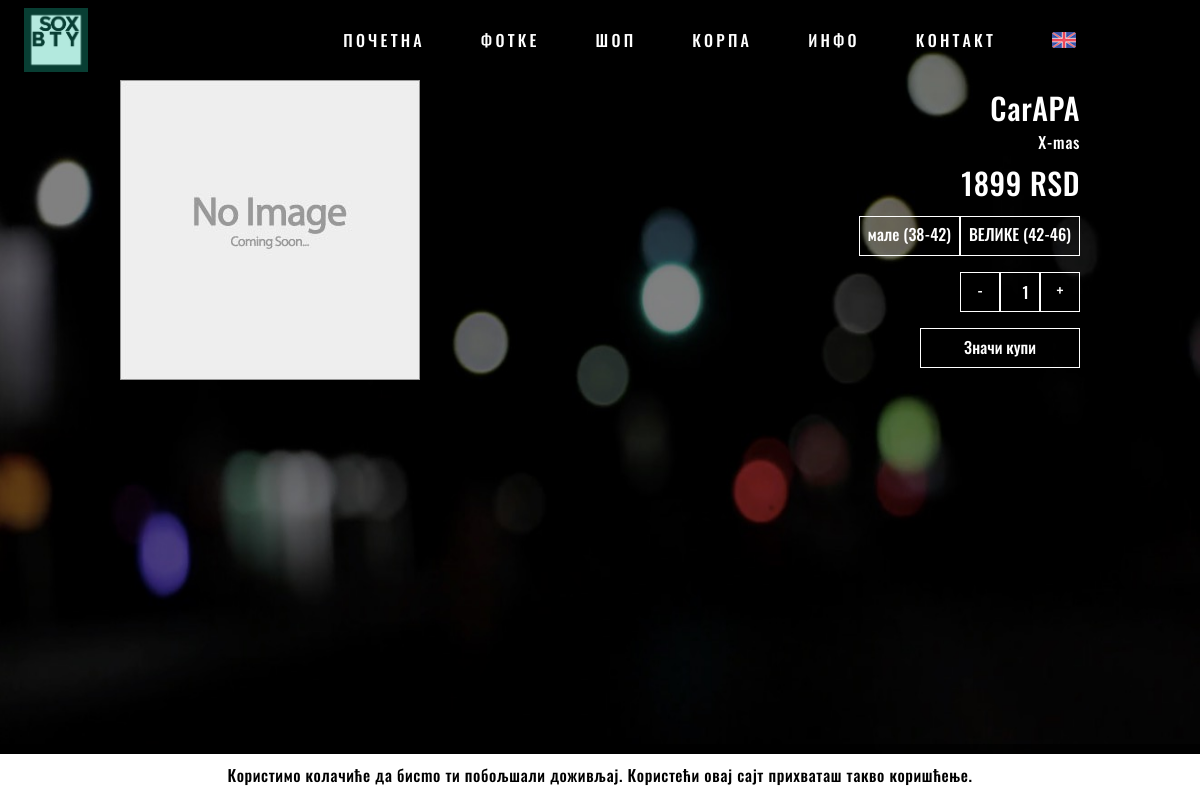
Screenshot of /pages/product.php?id=39 with the database file from the repository.
### tables this page shows
CREATE TABLE `products` (
  `id` int(11) NOT NULL,
  `name` varchar(50) NOT NULL,
  `price` float NOT NULL,
  `collection` int(11) DEFAULT NULL,
  `date_added` timestamp NOT NULL DEFAULT CURRENT_TIMESTAMP
);

CREATE TABLE `collections` (
  `id` int(11) NOT NULL,
  `name` varchar(255) NOT NULL
);

CREATE TABLE `sizes` (
  `id` int(11) NOT NULL,
  `name` varchar(10) NOT NULL
);

### logic/functions.php (called while the page is built, shortened)
<?php
    function strip($var) {
		return mysqli_real_escape_string($GLOBALS['connect'], htmlspecialchars(strip_tags(trim($var))));
    }
	function get_all_product_images($id) {
		$path = '../products/' . $id;
		$files = scandir($path);
		$images = [];
		$i = 0;
		if($i == 0) {
			$images[] = '../img/no_photo.jpg';
		}
		return $images;
	}
	function get_price($price) {
		$currency = 'RSD';
		return $price = round($price, 2) . ' ' . $currency;
	}
?>

### pages/product.php (the view, shortened to what this page needs)
<?php
    require("../logic/config.php");
	$id = strip($_GET["id"]);
?>
<html>
    <head>
        <?php
            require("../ui/link.php");
			$cmd = "SELECT * FROM products WHERE id='$id'";
			$result = mysqli_query($connect, $cmd);
			$row = mysqli_fetch_array($result);
        ?>
		<link rel="stylesheet" href="../css/product.css">
    </head>
    <body>
        <?php require("../ui/header.php"); ?>
        <div class="main padded">
            <?php
				if(mysqli_num_rows($result) == 1){
					echo '<div class="sp-wrap">';
					foreach(get_all_product_images($row["id"]) as $image) {
						echo '<a href="' . $image .'"><img src="' . $image . '" alt=""></a>';
					}
					echo '</div>';
                    echo '<div class="options">';
					echo '<form action="../actions/cart_add.php" method="GET">';
					echo '<p class="name">' . $row['name'] . '</p>';
					$cmd = "SELECT name FROM collections WHERE id=" . $row['collection'];
					$result = mysqli_query($connect, $cmd);
					$collection = mysqli_fetch_array($result)[0];
                    echo '<p>' . $collection . '</p>';
                    echo '<p class="price"> ' . get_price($row['price']) . '</p>';
					$cmd = "SELECT * FROM sizes";
					$result = mysqli_query($connect, $cmd);
					echo '<div class="input-wrapper">';
					echo '<div class="input-group">';
					while($size = mysqli_fetch_array($result)) {
						echo '<div class="radio-input">';
						echo '<label for="' . $size["id"] . '">';
						echo '<span>' . $string["product"]["sizes"][$size["name"]] . '</span>';
						echo '</label>';
						echo '</div>';
					}
					echo '</div>';
					echo '</div>';
					echo '<div class="input-wrapper">';
					echo '<div class="input-group">';
					echo '<a class="button" onclick="qtyDec()">-</a>';
					echo '<input class="block-input" id="qty" name="qty" type="number" min="1" max="10" step="1" value="1" required/>';
					echo '<a class="button" onclick="qtyInc()">+</a>';
					echo '</div>';
					echo '</div>';
                    echo '<input class="button" type="submit" value="' . $string["product"]["buy"] . '"/>';
                    echo '</form></div>';
                }else {
					echo '<div class="center-both">';
                    echo '<h1>'  . $string["product"]["invalid"] . '</h1>';
                    echo '<a href="shop" class="button center">'  . $string["product"]["continue"] . '</a>';
					echo '</div>';
                }
            ?>
        </div>
        <?php require("../ui/footer.php"); ?>
    </body>
</html>

### css/main.css (style rules this page uses)
*, *:after, *:before { margin: 0; padding: 0; -webkit-box-sizing: border-box; -moz-box-sizing: border-box; box-sizing: border-box; }
html { background-repeat: no-repeat; background-image: url(../img/theme.jpg); background-attachment: fixed; background-size: 100% 100%; }
body, html { width: 100%; max-height: 100% !important; padding: 0; margin: 0; color: #fff; }
body, input, textarea, select { font-family: 'Oswald', sans-serif; }
p { font-size: 1em; line-height: 26px; font-weight: 300; letter-spacing: 0.6px; }
a { color: #fff; outline: none; text-decoration: none !important; transition: 500ms ease; -moz-transition: 500ms ease; -webkit-transition: 500ms ease; -ms-transition: 500ms ease; -o-transition: 500ms ease; border-bottom: 0; padding-bottom: 0.3em; }
.main { width: 100%; min-height: calc(100% - 8.5em); text-align: justify; margin-top: 5em; }
.padded { margin-left: auto; margin-right: auto; padding: 0 10%; }
form { margin: 0 auto; width: 50%; overflow: hidden; }
input, textarea, label span, select { background-color: transparent; width: 100%; max-width: 100%; height: 2.5em; margin-bottom: 1em; padding-left: 0.7em; border: 1px solid #fff; border-radius: 1px; font-size: 1em; font-weight: 300; transition: 500ms ease; -moz-transition: 500ms ease; -webkit-transition: 500ms ease; -ms-transition: 500ms ease; -o-transition: 500ms ease; -webkit-appearance: none; -webkit-border-radius: 0; border-radius: 0; display: inline-block; color: #fff; opacity: 1; }
label { margin: 0; position: relative; }
label span { margin: 0; padding: 0.5em; padding-top: 0.3em; }
.input-wrapper { overflow: hidden; display: block; height: auto; width: 100%; text-align: right; }
.input-group { margin-bottom: 1em; float: right; }
.radio-input { float: left; }
.input-group input[type=number], .input-group .button { display: inline-block; float: left; text-align: center; max-width: 2.5em; margin: 0; }
input[type=number] { text-align: left; }
.button { float: right; text-align: center; display: block; width: 10em; height: 2.5em; line-height: 2.2em; color: #fff; border: 1px solid #fff; background-color: transparent; padding : 0 !important; transition: 500ms ease; -moz-transition: 500ms ease; -webkit-transition: 500ms ease; -ms-transition: 500ms ease; -o-transition: 500ms ease; }

### css/product.css (style rules this page uses)
form { float: right; }
.options { width: 50%; height: auto; float: right; text-align: right; }
.options p { margin-top: 0.5em; }
.name { font-size: 30px; }
.price { font-size: 30px; margin-bottom: 20px; }
.sp-wrap { width: 50%; height: auto; float: left; }
.sp-large a img { max-width: 100%; height: auto; }
.sp-large a { display: block; }

### rows the page displays
products: name "CarAPA", price "1899 RSD"
collections: name "X-mas"
sizes: name "мале (38-42)"
sizes: name "ВЕЛИКЕ (42-46)"

### other values shown
$string["header"][$item] "ПОЧЕТНА"
$string["header"][$item] "ФОТКЕ"
$string["header"][$item] "ШОП"
$string["header"][$item] "КОРПА"
$string["header"][$item] "ИНФО"
$string["header"][$item] "КОНТАКТ"
$string['status']['cookiesAlert'] "Користимо колачиће да бисmo ти побољшали доживљај. Користећи овај сајт прихваташ такво коришћење."
